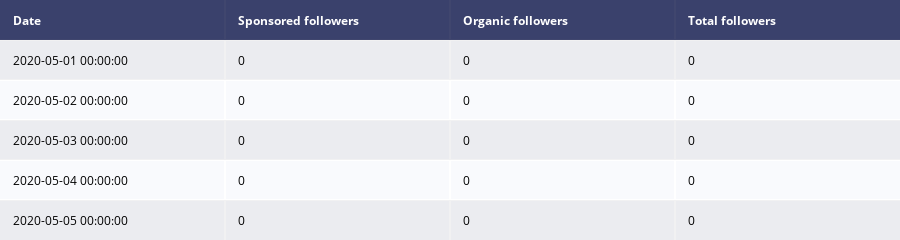

Notebook source saved alongside this figure:
### Markdown cell above
<font color=blue>**Displaying first five rows of followers**</font>

### Code cell
table = ff.create_table(followers.head())
iplot(table)

### Figure 1 — Plotly figure (JSON) as saved in the notebook; plotly's stock layout.template omitted (floating-point values rounded to 4 significant figures)
{"data": [{"colorscale": [[0, "#00083e"], [0.5, "#ededee"], [1, "#ffffff"]], "hoverinfo": "none", "opacity": 0.75, "showscale": false, "type": "heatmap", "z": [[0, 0, 0, 0], [0.5, 0.5, 0.5, 0.5], [1, 1, 1, 1], [0.5, 0.5, 0.5, 0.5], [1, 1, 1, 1], [0.5, 0.5, 0.5, 0.5]]}], "layout": {"annotations": [{"align": "left", "font": {"color": "#ffffff"}, "showarrow": false, "text": "<b>Date</b>", "x": -0.45, "xanchor": "left", "xref": "x", "y": 0, "yref": "y"}, {"align": "left", "font": {"color": "#ffffff"}, "showarrow": false, "text": "<b>Sponsored followers</b>", "x": 0.55, "xanchor": "left", "xref": "x", "y": 0, "yref": "y"}, {"align": "left", "font": {"color": "#ffffff"}, "showarrow": false, "text": "<b>Organic followers</b>", "x": 1.55, "xanchor": "left", "xref": "x", "y": 0, "yref": "y"}, {"align": "left", "font": {"color": "#ffffff"}, "showarrow": false, "text": "<b>Total followers</b>", "x": 2.55, "xanchor": "left", "xref": "x", "y": 0, "yref": "y"}, {"align": "left", "font": {"color": "#000000"}, "showarrow": false, "text": "2020-05-01 00:00:00", "x": -0.45, "xanchor": "left", "xref": "x", "y": 1, "yref": "y"}, {"align": "left", "font": {"color": "#000000"}, "showarrow": false, "text": "0", "x": 0.55, "xanchor": "left", "xref": "x", "y": 1, "yref": "y"}, {"align": "left", "font": {"color": "#000000"}, "showarrow": false, "text": "0", "x": 1.55, "xanchor": "left", "xref": "x", "y": 1, "yref": "y"}, {"align": "left", "font": {"color": "#000000"}, "showarrow": false, "text": "0", "x": 2.55, "xanchor": "left", "xref": "x", "y": 1, "yref": "y"}, {"align": "left", "font": {"color": "#000000"}, "showarrow": false, "text": "2020-05-02 00:00:00", "x": -0.45, "xanchor": "left", "xref": "x", "y": 2, "yref": "y"}, {"align": "left", "font": {"color": "#000000"}, "showarrow": false, "text": "0", "x": 0.55, "xanchor": "left", "xref": "x", "y": 2, "yref": "y"}, {"align": "left", "font": {"color": "#000000"}, "showarrow": false, "text": "0", "x": 1.55, "xanchor": "left", "xref": "x", "y": 2, "yref": "y"}, {"align": "left", "font": {"color": "#000000"}, "showarrow": false, "text": "0", "x": 2.55, "xanchor": "left", "xref": "x", "y": 2, "yref": "y"}, {"align": "left", "font": {"color": "#000000"}, "showarrow": false, "text": "2020-05-03 00:00:00", "x": -0.45, "xanchor": "left", "xref": "x", "y": 3, "yref": "y"}, {"align": "left", "font": {"color": "#000000"}, "showarrow": false, "text": "0", "x": 0.55, "xanchor": "left", "xref": "x", "y": 3, "yref": "y"}, {"align": "left", "font": {"color": "#000000"}, "showarrow": false, "text": "0", "x": 1.55, "xanchor": "left", "xref": "x", "y": 3, "yref": "y"}, {"align": "left", "font": {"color": "#000000"}, "showarrow": false, "text": "0", "x": 2.55, "xanchor": "left", "xref": "x", "y": 3, "yref": "y"}, {"align": "left", "font": {"color": "#000000"}, "showarrow": false, "text": "2020-05-04 00:00:00", "x": -0.45, "xanchor": "left", "xref": "x", "y": 4, "yref": "y"}, {"align": "left", "font": {"color": "#000000"}, "showarrow": false, "text": "0", "x": 0.55, "xanchor": "left", "xref": "x", "y": 4, "yref": "y"}, {"align": "left", "font": {"color": "#000000"}, "showarrow": false, "text": "0", "x": 1.55, "xanchor": "left", "xref": "x", "y": 4, "yref": "y"}, {"align": "left", "font": {"color": "#000000"}, "showarrow": false, "text": "0", "x": 2.55, "xanchor": "left", "xref": "x", "y": 4, "yref": "y"}, {"align": "left", "font": {"color": "#000000"}, "showarrow": false, "text": "2020-05-05 00:00:00", "x": -0.45, "xanchor": "left", "xref": "x", "y": 5, "yref": "y"}, {"align": "left", "font": {"color": "#000000"}, "showarrow": false, "text": "0", "x": 0.55, "xanchor": "left", "xref": "x", "y": 5, "yref": "y"}, {"align": "left", "font": {"color": "#000000"}, "showarrow": false, "text": "0", "x": 1.55, "xanchor": "left", "xref": "x", "y": 5, "yref": "y"}, {"align": "left", "font": {"color": "#000000"}, "showarrow": false, "text": "0", "x": 2.55, "xanchor": "left", "xref": "x", "y": 5, "yref": "y"}], "height": 230, "margin": {"b": 0, "l": 0, "r": 0, "t": 0}, "xaxis": {"dtick": 1, "gridwidth": 2, "showticklabels": false, "tick0": -0.5, "ticks": "", "zeroline": false}, "yaxis": {"autorange": "reversed", "dtick": 1, "gridwidth": 2, "showticklabels": false, "tick0": 0.5, "ticks": "", "zeroline": false}}}
